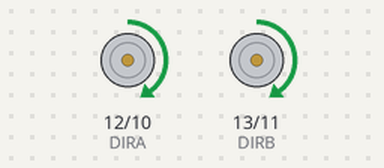
A sketch run on a simulated Arduino Uno, built with avr-gcc and run on an emulated ATmega328P. On the bench: direction and speed pins drawn as motors (green arrow = direction pin HIGH = forward, orange = LOW = backward, longer = more drive).

Above: at 0.1 s.
At 2.1 s:
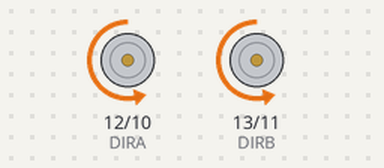
At 4.1 s:
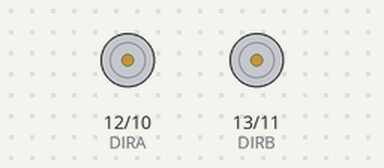
Timing chart, 0 to 5.6 s (numbered marks = the images above):
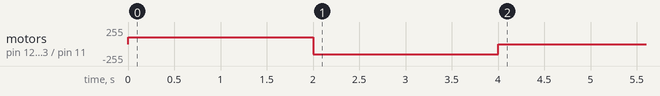

The sketch:

Pabota.ino
```cpp
const int PWMA = 10;
const int PWMB = 11;
const int DIRA = 12;
const int DIRB = 13;

void setup() {
  pinMode(PWMA, OUTPUT);
  pinMode(PWMB, OUTPUT);
  pinMode(DIRA, OUTPUT);
  pinMode(DIRB, OUTPUT);

  bobik(100, 100);
  delay(2000);
  bobik(-150, -150);
  delay(2000);
  bobik(0, 0);
}

void loop() {

}


void bobik(int speed_a, int speed_b) {
  analogWrite(PWMA, abs (speed_a));
  analogWrite(PWMB, abs (speed_b));

  if (speed_a > 0)
    digitalWrite(DIRA, 1);

  else {
    digitalWrite(DIRA, 0);
  }

  digitalWrite(DIRB,speed_b > 0 );
}
```
